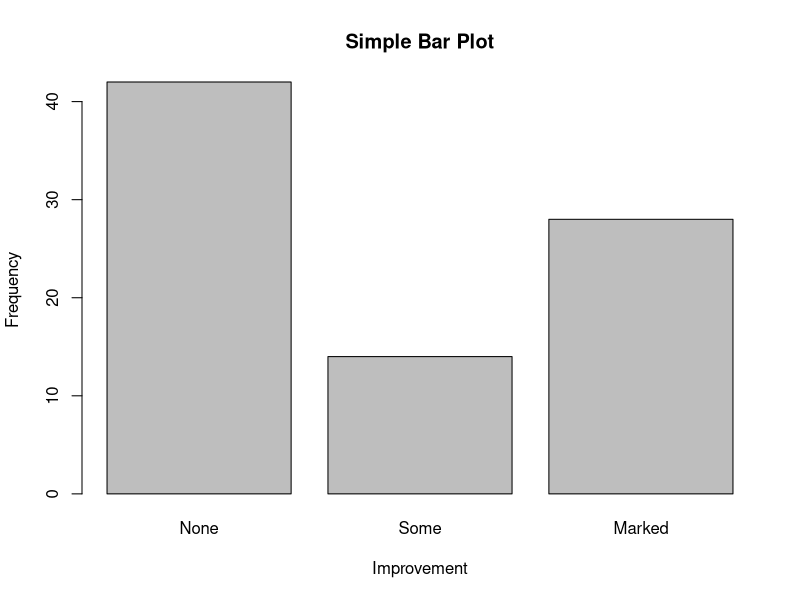
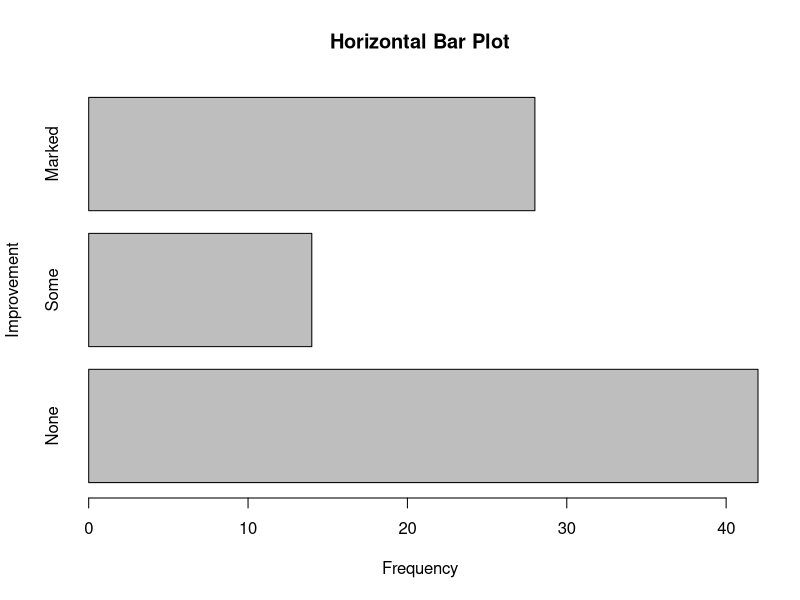
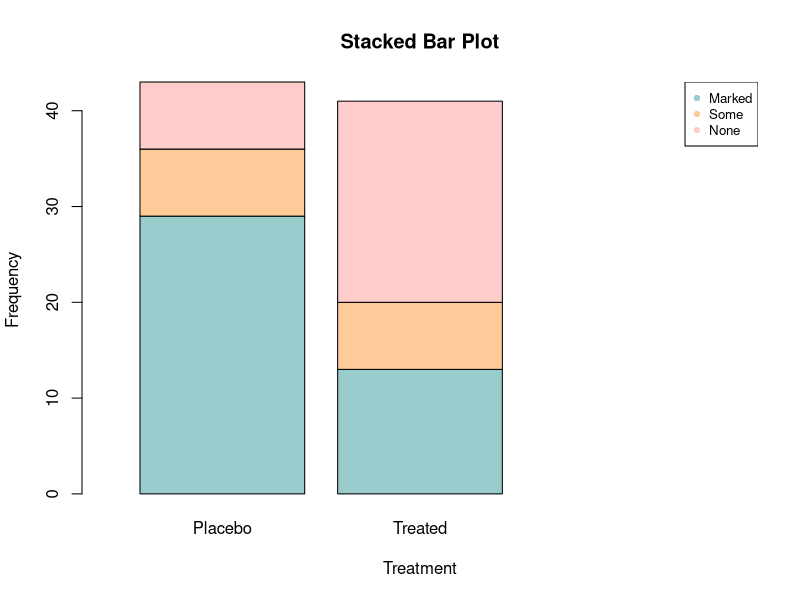
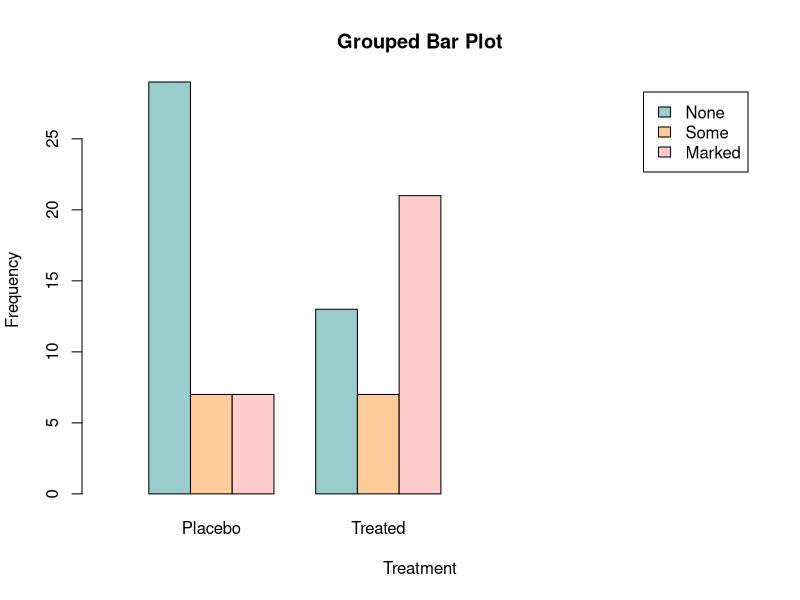
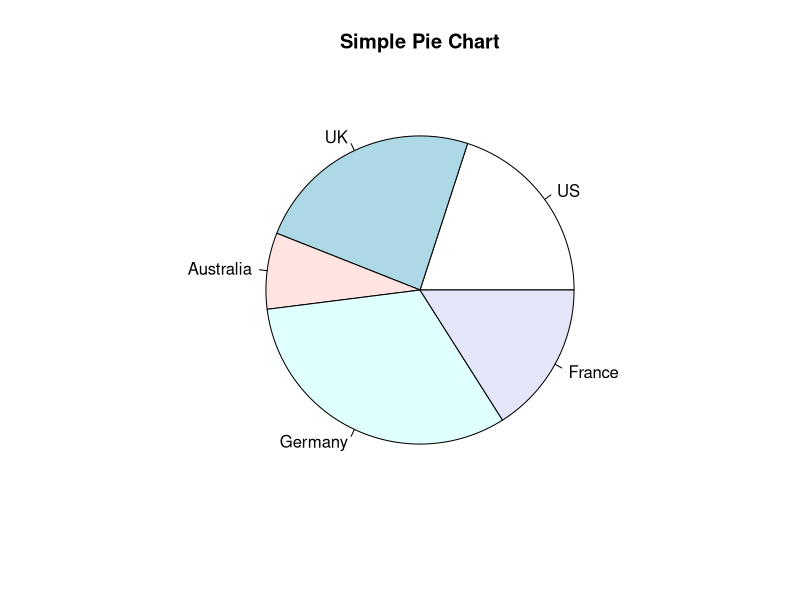
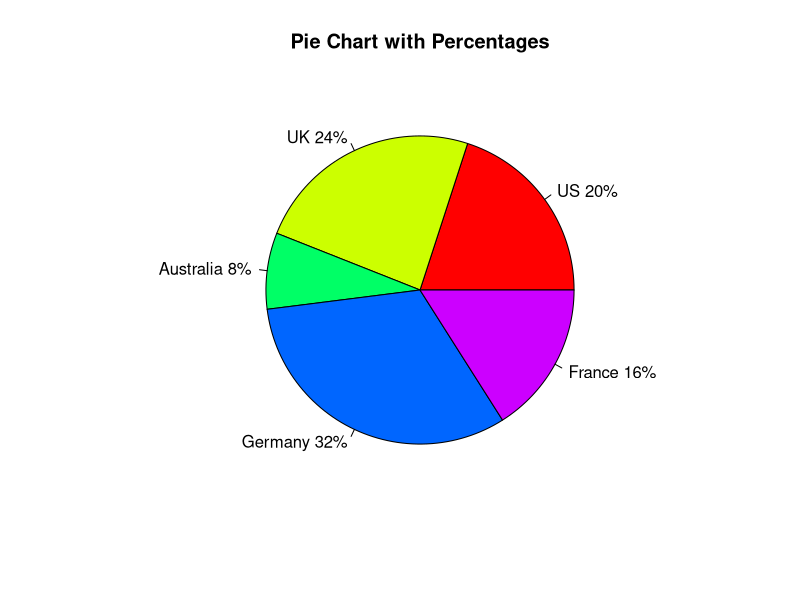
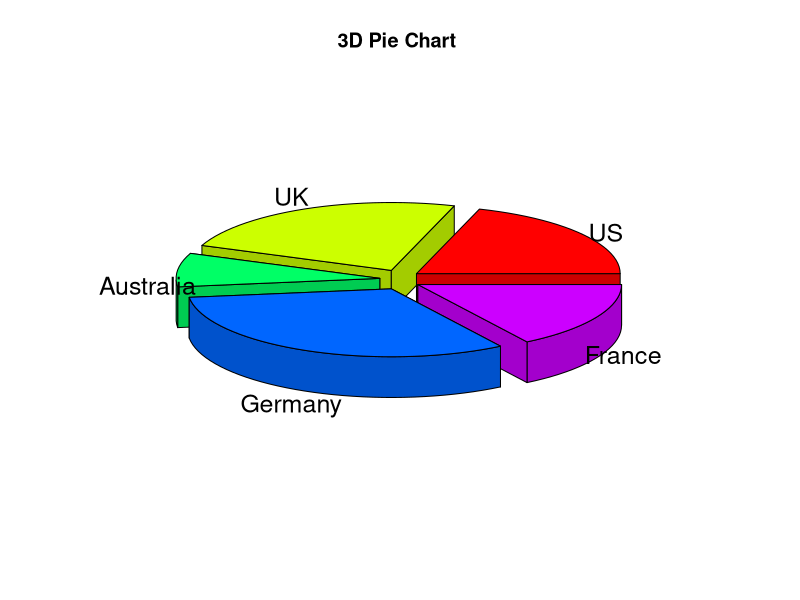
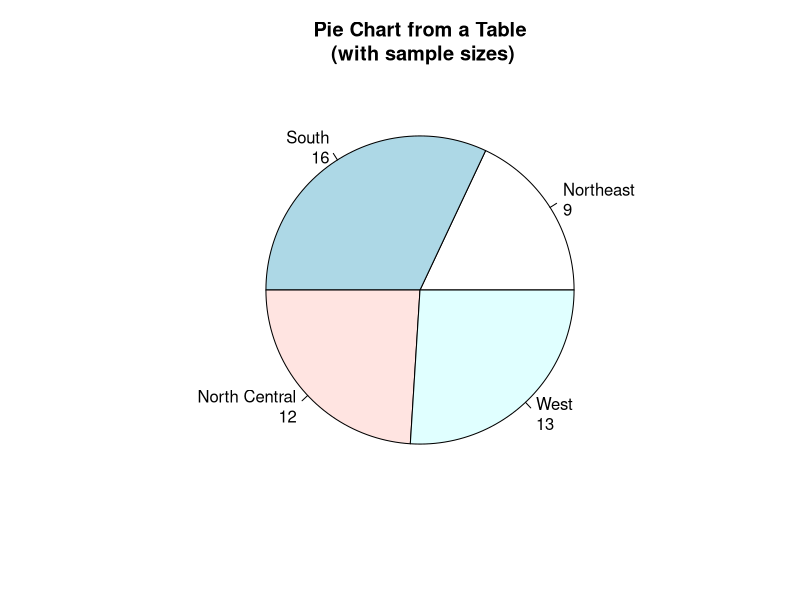

R code for these plots, in order:
# 1. Bar Plot 長條圖####  
library(vcd)
count <- table(Arthritis$Improved)
count
# 在關節炎研究中，變量Improved記錄了對每位接受了安慰劑或藥物治療的病人的治療結果 
# 28位病人有了明顯改善，14人有部分改善，而42人沒有改善

# 1.1 simple bar plot
barplot(count,
        main="Simple Bar Plot",
        xlab="Improvement", 
        ylab="Frequency")

# Horizontal bar plot
barplot(count,
        main="Horizontal Bar Plot",
        xlab="Frequency", 
        ylab="Improvement",
        horiz=TRUE)

# 1-2 Stacked and grouped bar plots
counts <- table(Arthritis$Improved, Arthritis$Treatment)
counts

# 堆疊長條圖
barplot(counts,
        main="Stacked Bar Plot",
        xlab="Treatment", 
        ylab="Frequency",
        col=c('#99CCCC', '#FFCC99', '#FFCCCC'),
        xlim = c(0, 3.8)
        )

legend("topright",        # Add legend to plot
       legend = c("Marked", "Some", "None"),
       col=c('#99CCCC', '#FFCC99', '#FFCCCC'),
       pch = 16,
       cex = 0.8  # Decrease legend size
       )

# 並列長條圖
barplot(counts,
        main="Grouped Bar Plot",
        xlab="Treatment", ylab="Frequency",
        col=c('#99CCCC', '#FFCC99', '#FFCCCC'),
        legend=TRUE,
        xlim = c(0, 15),
        beside=TRUE)    # FALSE：堆疊長條圖；TRUE：並列長條圖

# *****************************************************
# 2. Pie Charts 餅圖####
# Combine four graphs into one
# par(mfrow=c(2, 2))
slices <- c(10, 12, 4, 16, 8)
lbls <- c("US", "UK", "Australia", "Germany", "France")

# 2.1 Basic pie charts
pie(slices, 
    labels = lbls,
    main="Simple Pie Chart")

# 2.2 Add percentages to pie chart
pct <- round(slices/sum(slices)*100)
lbls2 <- paste(lbls, " ", pct, "%", sep="")

pie(slices, 
    labels=lbls2, 
    col=rainbow(length(lbls2)),
    main="Pie Chart with Percentages")

# 2.3 3D pie charts
library(plotrix)
pie3D(slices, 
      labels=lbls,
      explode=0.1,
      main="3D Pie Chart ")

# 2.4 Create chart from table
# 計算美國不同地區的州數，並在繪圖之前將此信息附加到了標籤上
mytable <- table(state.region)
lbls3 <- paste(names(mytable), "\n", mytable, sep="")
pie(mytable, 
    labels = lbls3,
    main="Pie Chart from a Table\n (with sample sizes)"
    )

# *****************************************************
# 3. Histograms 直方圖 ####
par(mfrow=c(2,2))

# Simple histogram
hist(mtcars$mpg)  # 每加侖汽油行駛英里數（mpg）

# With specified w bins and color
hist(mtcars$mpg,
     breaks=20,  # 指定組數
     col="red",  # 指定顏色
     xlab="Miles Per Gallon",
     main="Colored histogram")

box()   # 添加外框

# *****************************************************
# 4. Kernel density plot 核密度圖 ####
d <- density(mtcars$mpg)
plot(d, 
     main="Kernel Density of \nMiles Per Gallon")
polygon(d, 
        col="darkred", 
        border="blue")

# *****************************************************
# 5. Box plots 箱形圖 ####
# 使用並列箱線圖研究四缸、六缸、八缸發動機(cyl)對每加侖汽油行駛的英里數(mpg)的影響
# 汽缸數越多越耗油
boxplot(mpg ~ cyl, data=mtcars,
        # col="darkred",
        main="Car Mileage Data",
        xlab="Number of Cylinders",
        ylab="Miles Per Gallon")

# 不同組間油耗的區別非常明顯。同時也可以發現，六缸車型的每加侖汽 油行駛的英里數分布較其他兩類車型更為均勻。與六缸和八缸車型相比，四缸車型的每加侖汽油 行駛的英里數散布最廣(且正偏)。在八缸組還有一個離群點
# *****************************************************
# 6. Dot plots 點圖 ####
par(mfrow=c(1,1))
dotchart(mtcars$mpg, 
         labels=row.names(mtcars), 
         cex=.7,
         main="Gas Mileage for Car Models",
         xlab="Miles Per Gallon")

# 觀察每種車型的每加侖汽油行駛英里數
x <- mtcars[order(mtcars$mpg),]
x$cyl <- factor(x$cyl)
x$color[x$cyl==4] <- "darkred"
x$color[x$cyl==6] <- "darkblue"
x$color[x$cyl==8] <- "darkgreen"
dotchart(x$mpg,
         labels = row.names(x),
         cex=.7,
         groups = x$cyl,
         gcolor = "black",
         color = x$color,
         pch=19,
         main = "Gas Mileage for Car Models\ngrouped by cylinder",
         xlab = "Miles Per Gallon")

# 隨著汽缸數的減少，每加侖汽油行駛的英里數增加。但同時也看到了例外。例如，Pontiac Firebird有8個汽缸，但較六缸的Mercury 280C和Valiant的行駛英里數更多。六缸的Hornet 4 Drive與四缸的Volvo 142E的每加侖汽油行駛英里數相同。同樣明顯的是，Toyota Corolla的油耗最低，而Lincoln Continental和Cadillac Fleetwood 是英里數較低的離群點
